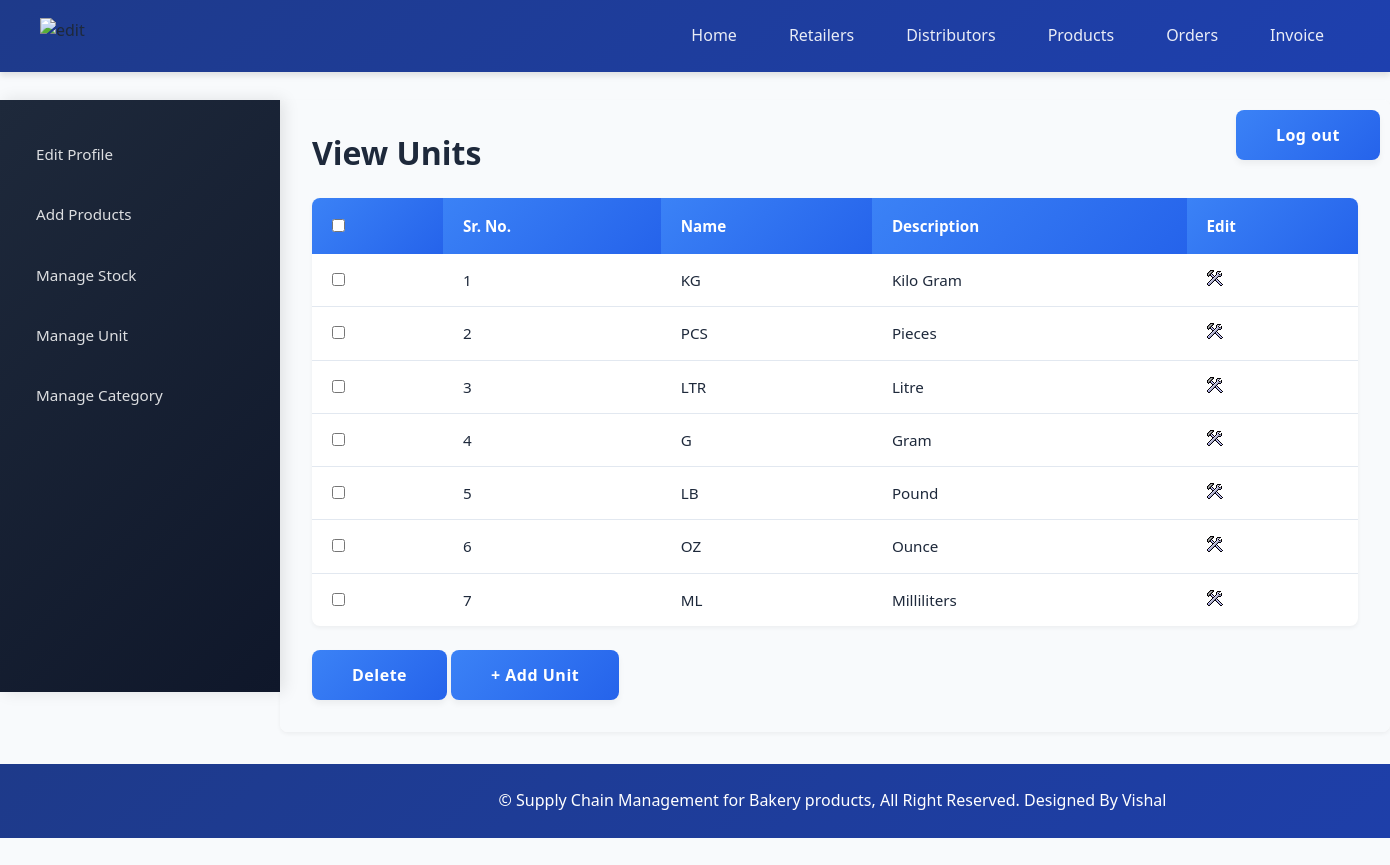
The page /manufacturer/view_unit.php (signed in) on the database its author committed.
### tables this page shows
CREATE TABLE `unit` (
  `id` int(11) NOT NULL,
  `unit_name` varchar(20) NOT NULL,
  `unit_details` text DEFAULT NULL
);

### manufacturer/view_unit.php (the view, shortened to what this page needs)
<?php
	include("../includes/config.php");
	if(isset($_SESSION['manufacturer_login'])) {
		if($_SESSION['manufacturer_login'] == true) {
			$query_selectUnit = "SELECT * FROM unit";
			$result_selectUnit = mysqli_query($con,$query_selectUnit);
		}
		else {
			header('Location:../index.php');
		}
	}
	else {
		header('Location:../index.php');
	}
?>
<!DOCTYPE html>
<html>
<head>
	<link rel="stylesheet" href="../includes/main_style.css" >
</head>
<body>
	<?php
		include("../includes/nav_manufacturer.inc.php");
		include("../includes/aside_manufacturer.inc.php");
	?>
	<section>
		<h1>View Units</h1>
		<form action="" method="POST" class="form">
		<table class="table_displayData">
			<tr>
				<th> <input type="checkbox" onClick="toggle(this)" /> </th>
				<th>Sr. No.</th>
				<th>Name</th>
				<th>Description</th>
				<th> Edit </th>
			</tr>
			<?php $i=1; while($row_selectUnit = mysqli_fetch_array($result_selectUnit)) { ?>
			<tr>
				<td> <input type="checkbox" name="chkId[]" value="<?php echo $row_selectUnit['id']; ?>" /> </td>
				<td> <?php echo $i; ?> </td>
				<td> <?php echo $row_selectUnit['unit_name']; ?> </td>
				<td> <?php echo $row_selectUnit['unit_details']; ?> </td>
				<td> <a href="edit_unit.php?id=<?php echo $row_selectUnit['id']; ?>"><img src="../images/edit.png" alt="edit" /></a> </td>
			</tr>
			<?php $i++; } ?>
		</table>
		<input type="submit" value="Delete" class="submit_button"/>
		<a href="add_unit.php"><input type="button" value="+ Add Unit" class="submit_button"/></a>
		</form>
	</section>
	<?php
		include("../includes/footer.inc.php");
	?>
</body>
</html>

### includes/main_style.css (style rules this page uses)
* { font-family: 'Segoe UI', Roboto, -apple-system, sans-serif; margin: 0; padding: 0; box-sizing: border-box; }
body { margin: auto; background-color: #f8fafc; color: #1e293b; line-height: 1.6; }
a { text-decoration: none; color: inherit; }
.submit_button { font-size: 1rem; padding: 0.875rem 2.5rem; background: linear-gradient(135deg, #3b82f6 0%, #2563eb 100%); border: none; border-radius: 8px; color: white; cursor: pointer; transition: all 0.3s cubic-bezier(0.4, 0, 0.2, 1); font-weight: 600; letter-spacing: 0.5px; box-shadow: 0 4px 6px rgba(0, 0, 0, 0.05); }
body { margin-left: 280px; min-height: 100vh; margin-top: 100px; overflow-x: hidden; }
section { max-width: 1200px; width: 100%; padding: 2rem; margin: 0 auto; }
section h1 { margin: 0 0 1.5rem; font-weight: 700; color: #1e293b; font-size: 2rem; line-height: 1.3; }
table { border-collapse: separate; border-spacing: 0; width: 100%; margin: 1.5rem 0; font-size: 0.95rem; background: white; border-radius: 8px; overflow: hidden; box-shadow: 0 2px 4px rgba(0, 0, 0, 0.05); }
.table_displayData th { background: linear-gradient(135deg, #3b82f6 0%, #2563eb 100%); color: white; padding: 1rem 1.25rem; font-weight: 600; text-align: left; }
.table_displayData td { padding: 0.875rem 1.25rem; border-bottom: 1px solid #e2e8f0; }
.table_displayData tr:last-child td { border-bottom: none; }

### rows shown on the page
unit: unit_name "KG", unit_details "Kilo Gram"
unit: unit_name "PCS", unit_details "Pieces"
unit: unit_name "LTR", unit_details "Litre"
unit: unit_name "G", unit_details "Gram"
unit: unit_name "LB", unit_details "Pound"
unit: unit_name "OZ", unit_details "Ounce"
unit: unit_name "ML", unit_details "Milliliters"
